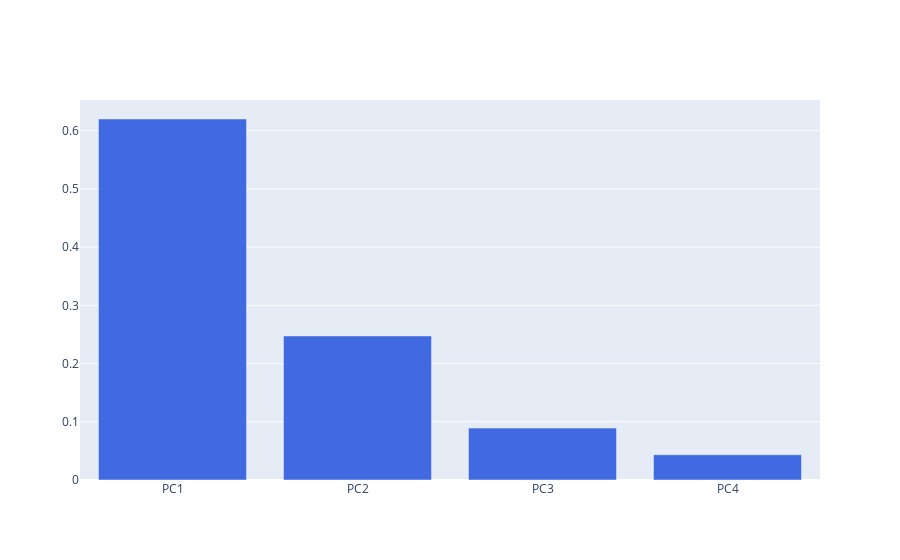

Notebook code cell kept with this figure:
### Code cell
#Plotting the Explained variances of our principal components

import plotly.graph_objects as go

from plotly.subplots import make_subplots
import plotly.graph_objects as go

fig = go.Figure()

fig.add_trace(
    go.Bar(
        x=df_explained_variance['PC'],
        y=df_explained_variance['Explained Variance'],
        marker=dict(color="RoyalBlue")
    ))

fig.show()

### Figure 1 — Plotly figure (JSON) as saved in the notebook; plotly's stock layout.template omitted (floating-point values rounded to 4 significant figures)
{"data": [{"marker": {"color": "RoyalBlue"}, "type": "bar", "x": ["PC1", "PC2", "PC3", "PC4"], "y": [0.6201, 0.2474, 0.08914, 0.04336]}], "layout": {}}
